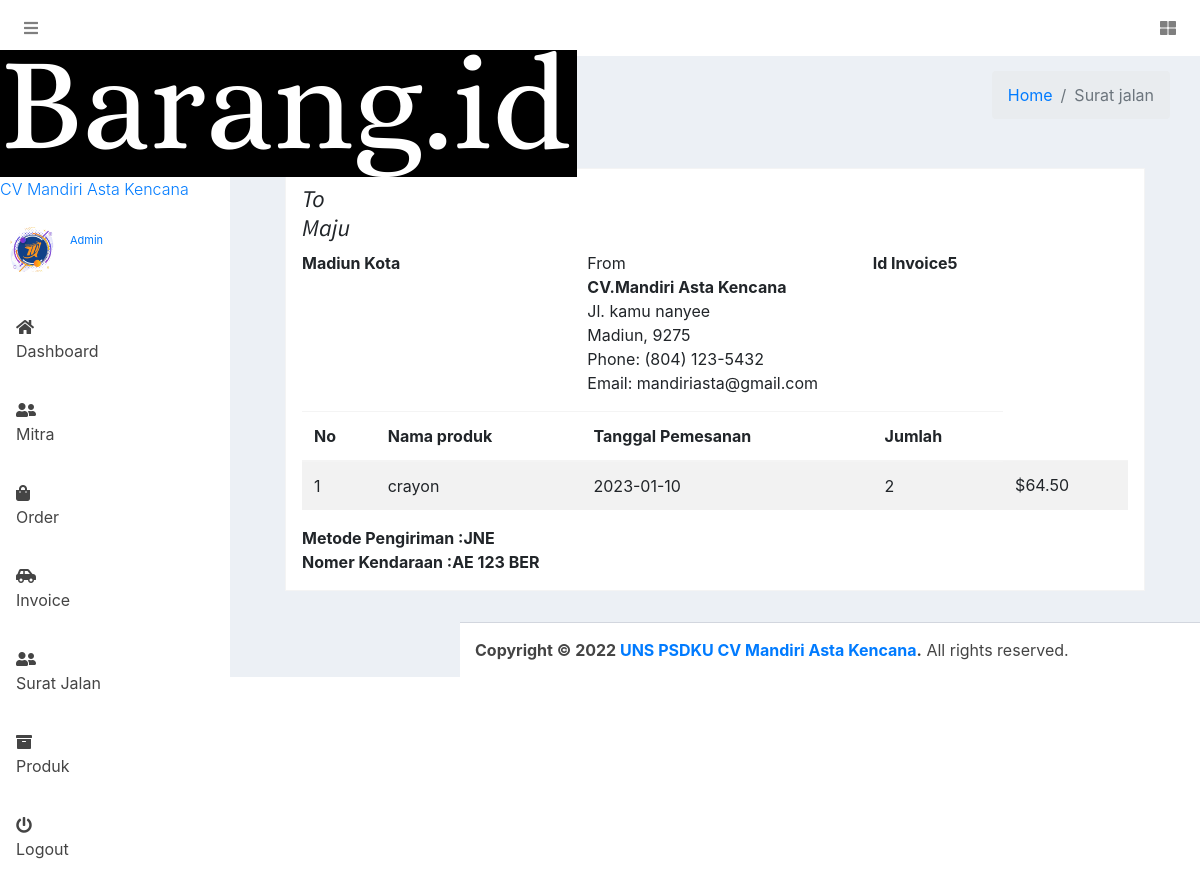
The page /admin/surat_jalan/detail/5 on the database its author committed.
### tables this page shows
CREATE TABLE `surat_jalan` (
  `id` int(11) NOT NULL,
  `nama_mitra` varchar(100) NOT NULL,
  `nama_produk` varchar(100) NOT NULL,
  `alamat` varchar(100) NOT NULL,
  `tanggal_pengiriman` varchar(100) NOT NULL,
  `jumlah_pengiriman` varchar(100) NOT NULL,
  `metode_pengiriman` varchar(255) NOT NULL,
  `nomer_kendaraan` varchar(55) NOT NULL
);

### application/controllers/admin/Surat_jalan.php (called while the page is built, shortened)
<?php
class Surat_jalan extends CI_Controller {
	public function detail($id = null)
	{
		$this->load->model('model_invoice');
		$is_processed = $this->model_invoice->tampilData();
		if ($is_processed) {
			$data['page_title'] = 'Surat jalan';
			$this->load->model('model_suratjalan');
			$this->load->model('model_pesanan');
			$this->load->model('model_invoice');
			$where = array('id' => $id);
			$data['surat'] = $this->model_suratjalan->halamanUpdate($where, 'surat_jalan')->result();
			$where = array('id' => $id);
			$data['invoice'] = $this->model_invoice->halamanUpdate($where, 'invoice')->result();
			$where = array('id' => $id);
			$data['pesanan'] = $this->model_suratjalan->halamanUpdate($where, 'surat_jalan')->result();
			$where = array('id' => $id);
			$data['tanggal'] = $this->model_invoice->halamanUpdate($where, 'invoice')->result();
			$this->load->view('backend/template/meta', $data);
			$this->load->view('backend/template/navbar');
			$this->load->view('backend/template/sidebar');
			$this->load->view('backend/template/header');
			$this->load->view('backend/surat_jalan/detail', $data);
			$this->load->view('backend/template/footer');
			$this->load->view('backend/template/js');
			}else{
			echo "Maaf, Pesanan Anda gagal diproses";
		}
	}
}
?>

### index.php (called while the page is built, shortened)
<?php
require_once BASEPATH.'core/CodeIgniter.php';

### application/models/model_suratjalan.php (called while the page is built, shortened)
<?php
class Model_suratjalan extends CI_Model {
  public function halamanUpdate($where, $table) {
    return $this->db->get_where($table, $where);
}
}
?>

### application/views/backend/surat_jalan/detail.php (the view, shortened to what this page needs)
<section class="content">
      <div class="container-fluid">
        <div class="row">
          <div class="col-12">
          <?php foreach ($surat as $act) : ?>
            <div class="invoice p-3 mb-3">
              <div class="row">
                <div class="col-12">
                  <h4>
                    <i>To<br><?php echo $act->nama_mitra ?></i> </br>
                  </h4>
                </div>
              </div>
              <div class="row invoice-info">
              <div class="col-sm-4 invoice-col">
                  <address>
                    <strong><?php echo $act->alamat ?></strong><br>
                  </address>
                </div>
                <div class="col-sm-4 invoice-col">
                  From
                  <address>
                    <strong>CV.Mandiri Asta Kencana</strong><br>
                    Jl. kamu nanyee<br>
                    Madiun, 9275<br>
                    Phone: (804) 123-5432<br>
                    Email: mandiriasta@gmail.com
                  </address>
                </div>
                <div class="col-sm-4 invoice-col">
                <strong>Id Invoice<?php echo $act->id ?></strong><br>
                  <br>
                </div>
              </div>
              <?php endforeach; ?>
              <div class="row">
                <div class="col-12 table-responsive">
                  <table class="table table-striped">
                    <thead>
                    <tr>
                      <th>No</th>
                      <th>Nama produk</th>
                      <th>Tanggal Pemesanan</th>
                      <th>Jumlah</th>
                    </tr>
                    </thead>
                    <tbody>
                    <?php foreach ($pesanan as $item) : ?>
                      <tr>
                        <td>1</td>
                        <td><?php echo $item->nama_produk ?></td>
                        <td><?php echo $item->tanggal_pengiriman ?></td>
                        <td><?php echo $item->jumlah_pengiriman ?></td>
                        <td>$64.50</td>
                      </tr>
                        <?php endforeach; ?>
                    </tbody>
                  </table>
                </div>
              </div>
              <div class="row">
                <div class="col-6">
                <strong>Metode Pengiriman :<?php echo $act->metode_pengiriman ?></strong><br>
                <strong>Nomer Kendaraan :<?php echo $act->nomer_kendaraan ?></strong><br>
                </div>
                <div class="col-5">
                  <div class="table-responsive">
                  </div>
                </div>
              </div>
          </div>
        </div>
      </div>
    </section>

### rows shown on the page
surat_jalan: nama_mitra "Maju", alamat "Madiun Kota", id "5", nama_produk "crayon", tanggal_pengiriman "2023-01-10", jumlah_pengiriman "2", metode_pengiriman "JNE", nomer_kendaraan "AE 123 BER"

### other values the page prints
$page_title "Surat jalan"
